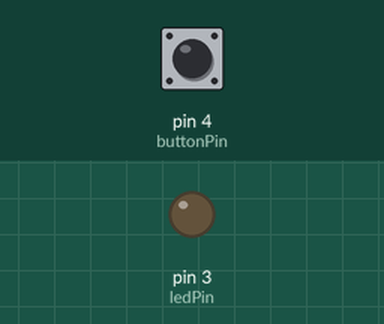
Bench run of a sketch on a simulated Arduino Uno, built with avr-gcc and run on an emulated ATmega328P. On the bench: output pins drawn as LEDs (lit = HIGH). The inputs (shaded band) are chosen by the test bench; at power-on: pin 4 (buttonPin) HIGH.

Above: at 1.2 s.
1.3 s: pin 4 (buttonPin) pulled LOW for 0.15 s
At 1.37 s:
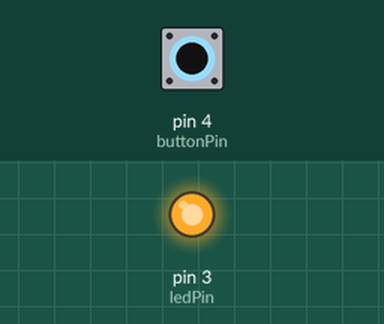
2.9 s: pin 4 (buttonPin) pulled LOW for 3.2 s
At 6.7 s:
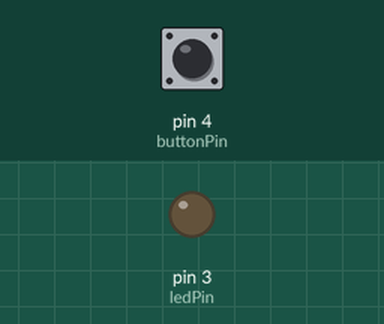
Timing chart, 0 to 8.2 s (numbered marks = the images above; inputs shaded):
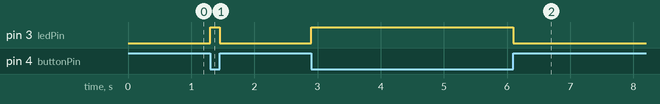

The sketch:

18_led_button.ino
```cpp
#define LED_MODE 1

const int ledPin = 3;
const int buttonPin = 4;

void setup() {
  pinMode(buttonPin, INPUT);
  pinMode(ledPin, OUTPUT);
}

void loop() {
  int reading = digitalRead(buttonPin);
  if (reading != true) {
    digitalWrite(ledPin, HIGH);
  } else {
    digitalWrite(ledPin, LOW);
  }
}
```

Measured:
- after the input at 1.3 s, pin 3 (ledPin): LOW → HIGH at once, → LOW 0.15 s later
- after the input at 2.9 s, pin 3 (ledPin): LOW → HIGH at once, → LOW 3.2 s later
